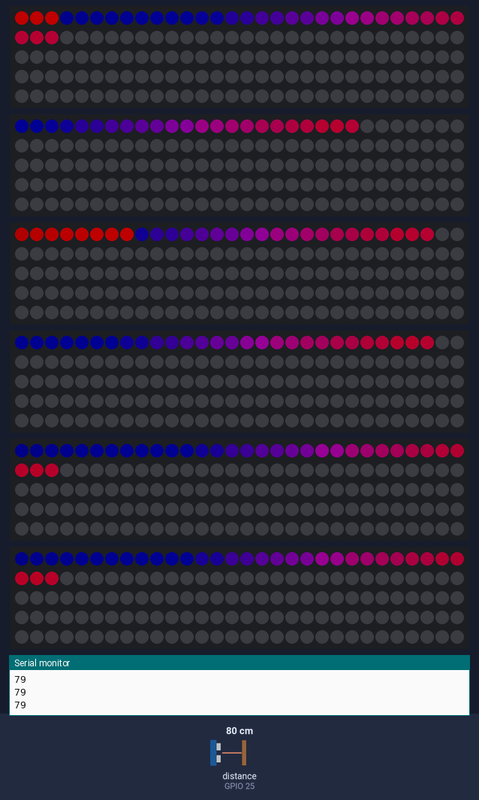
Recording of a sketch running on a simulated ESP32. On the bench: 6 × 150 RGB LEDs in strip order, left to right, continuing on the next row, the last lines printed to the serial monitor. Wiring (inferred from the names in the program): ultrasonic range finder: trigger GPIO 13; echo GPIO 25. The test bench sets the inputs (shaded band); at power-on: distance to the obstacle (sensor on GPIO 25) 80 cm. The echo pulse lasts 58.3 µs per cm; dim RGB values are drawn brighter than linear.

Above: at 2.2 s.
2.3 s: distance to the obstacle (sensor on GPIO 25) set to 120 cm
4.0 s: distance to the obstacle (sensor on GPIO 25) set to 2 cm
At 6.58 s:
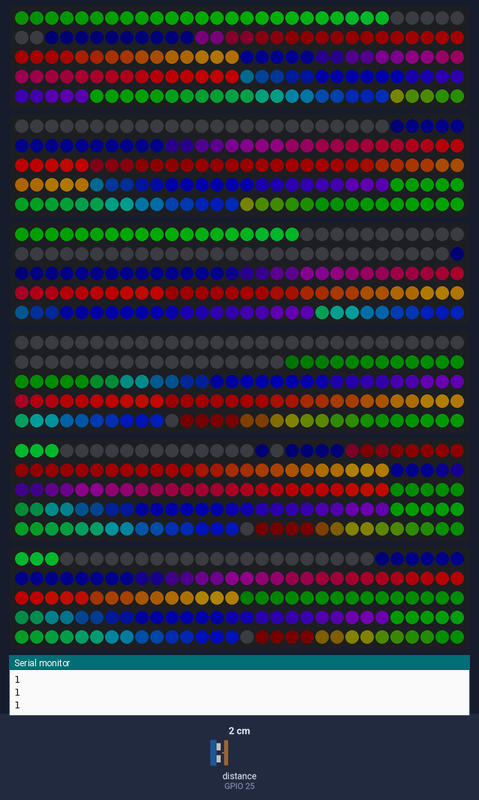
6.7 s: distance to the obstacle (sensor on GPIO 25) set to 250 cm
At 7.5 s:
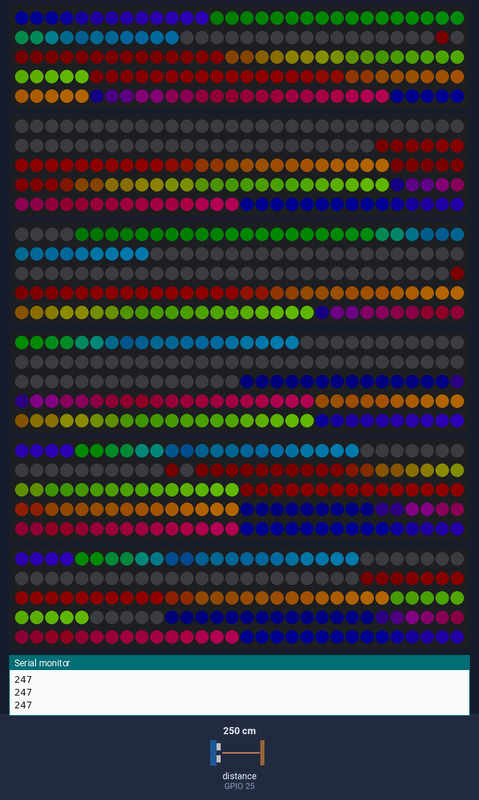
8.4 s: distance to the obstacle (sensor on GPIO 25) set to 4 cm
At 8.83 s:
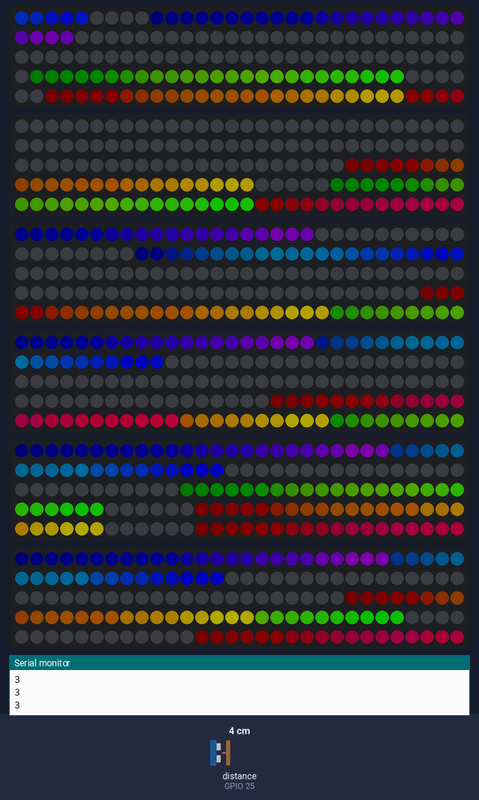
11.0 s: distance to the obstacle (sensor on GPIO 25) set to 60 cm
At 11.24 s:
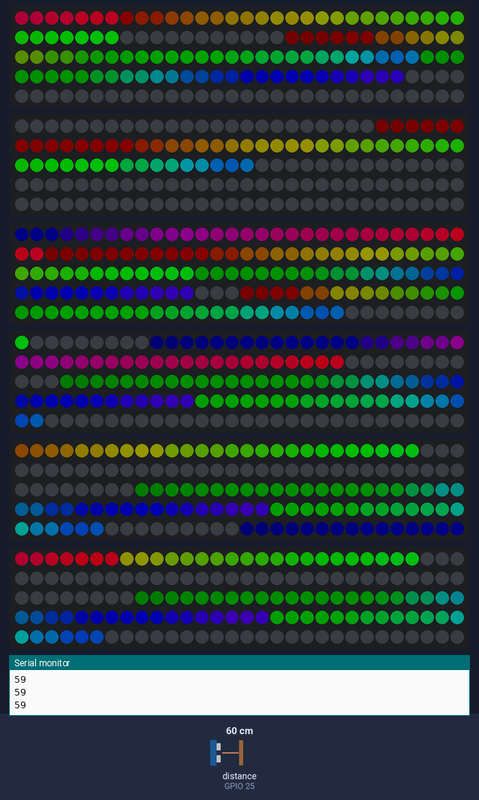
13.5 s: distance to the obstacle (sensor on GPIO 25) set to 299 cm
At 14.5 s:
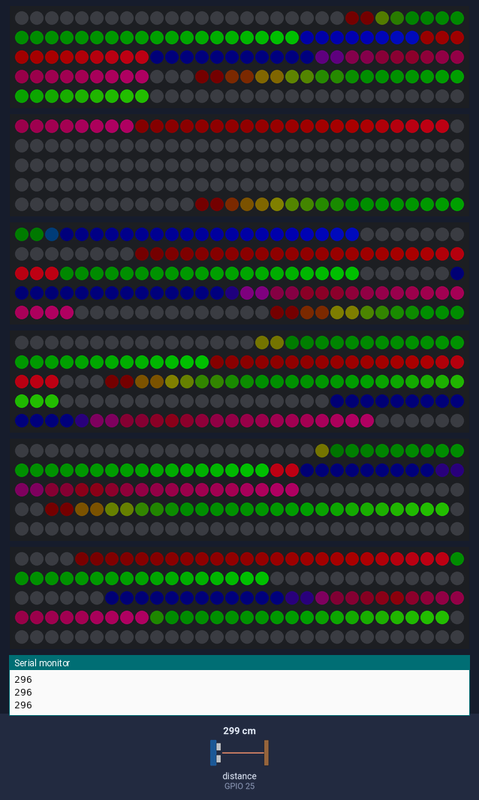

The sketch:

espLightTree.ino
```cpp
#include <Arduino.h>
#include <FastLED.h>

// Defining Global Immutable Variables

// Data pins for the LED Strips
#define DATA_ONE 16
#define DATA_TWO 14
#define DATA_THREE 12
#define DATA_FOUR 19
#define DATA_FIVE 32
#define DATA_SIX 26

// Pins for US Echoes
#define ECHO1 25

// Pins for the US Triggers
#define TRIGGER1 13

// FastLED Vars
#define NUM_LEDS 150
#define BRIGHTNESS 90
#define COLOR_ORDER GRB
#define LED_TYPE WS2812B
#define VOLTS 5
#define MAX_MA 3000

// Threshold for Distance Sensor
#define THRESHOLD 150

// Declaring arrays
CRGB leds[NUM_LEDS];
CRGB secondLeds[NUM_LEDS];
CRGB thirdLeds[NUM_LEDS];
CRGB fourthLeds[NUM_LEDS];
CRGB fifthLeds[NUM_LEDS];
CRGB sixthLeds[NUM_LEDS];

// Distance variable for spacing
int delayDistance = 1;

/*
Head Variables. Each pulse needs a head variable to iterate through the code with. The lower they go, the slower they will come out.
This is where a lot of the memory is going, as well as the pulse functions.
*/
int headBlue = 0;
int headRed = -30;
int headGreen = -50;
int headYellow = -100;
int headWhite = -70;

int secondHeadBlue = -10;
int secondHeadRed = -40;
int secondHeadGreen = -60;
int secondHeadYellow = -80;
int secondHeadWhite = -110;

int thirdHeadBlue = -5;
int thirdHeadRed = -25;
int thirdHeadGreen = -35;
int thirdHeadYellow = -55;
int thirdHeadWhite = -75;

int fourthHeadBlue = -5;
int fourthHeadRed = -45;
int fourthHeadGreen = -85;
int fourthHeadYellow = -55;
int fourthHeadWhite = -75;

int fifthheadBlue = 0;
int fifthheadRed = -40;
int fifthheadGreen = -60;
int fifthheadYellow = -120;
int fifthheadWhite = -90;

int sixthheadBlue = 0;
int sixthheadRed = -40;
int sixthheadGreen = -60;
int sixthheadYellow = -100;
int sixthheadWhite = -110;

// Color variables (need to be global for them to change consistently)
int pulseColorRed = 250;
int pulseColorBlue = 150;
int pulseColorYellow = 30;
int pulseColorGreen = 100;
int pulseColorWhite = 0;

void setup()
{
    // PinModes for US Sensors
    pinMode(TRIGGER1, OUTPUT);
    pinMode(ECHO1, INPUT);

    // Setup the LED strips
    FastLED.setMaxPowerInVoltsAndMilliamps(VOLTS, MAX_MA);

    // Set up pins for LED arrays.
    // Important to note that I'll be setting
    // up the pins rather than strips. I have 5 total
    // possibilities
    FastLED.addLeds<LED_TYPE, DATA_ONE, COLOR_ORDER>(leds, NUM_LEDS);
    FastLED.addLeds<LED_TYPE, DATA_TWO, COLOR_ORDER>(secondLeds, NUM_LEDS);
    FastLED.addLeds<LED_TYPE, DATA_THREE, COLOR_ORDER>(thirdLeds, NUM_LEDS);
    FastLED.addLeds<LED_TYPE, DATA_ONE, COLOR_ORDER>(fourthLeds, NUM_LEDS);
    FastLED.addLeds<LED_TYPE, DATA_ONE, COLOR_ORDER>(fifthLeds, NUM_LEDS);
    FastLED.addLeds<LED_TYPE, DATA_ONE, COLOR_ORDER>(sixthLeds, NUM_LEDS);

    // Set global brightness value
    FastLED.setBrightness(BRIGHTNESS);

    // Show the first Instances of the LEDs
    FastLED.show();

    // startup Delay to give things some breathing room
    delay(1000);
    Serial.begin(115200);
}

void loop()
{
    // update pulse distance
    measureDist(TRIGGER1, ECHO1, delayDistance);

    // call first Strand Pulses
    pulse(leds, NUM_LEDS, delayDistance, pulseColorRed, headRed, 0);
    pulse(leds, NUM_LEDS, delayDistance, pulseColorBlue, headBlue, 20);
    pulse(leds, NUM_LEDS, delayDistance, pulseColorYellow, headYellow, 40);
    pulse(leds, NUM_LEDS, delayDistance, pulseColorGreen, headGreen, 60);
    pulse(leds, NUM_LEDS, delayDistance, pulseColorWhite, headWhite, 100);

    // call second strand pulses
    pulse(secondLeds, NUM_LEDS, delayDistance, pulseColorRed, secondHeadRed, 40);
    pulse(secondLeds, NUM_LEDS, delayDistance, pulseColorBlue, secondHeadBlue, 60);
    pulse(secondLeds, NUM_LEDS, delayDistance, pulseColorYellow, secondHeadYellow, 0);
    pulse(secondLeds, NUM_LEDS, delayDistance, pulseColorGreen, secondHeadGreen, 20);
    pulse(secondLeds, NUM_LEDS, delayDistance, pulseColorWhite, secondHeadWhite, 100);

    // Call third strand pulses
    pulse(thirdLeds, NUM_LEDS, delayDistance, pulseColorBlue, thirdHeadBlue, 0);
    pulse(thirdLeds, NUM_LEDS, delayDistance, pulseColorRed, thirdHeadRed, 20);
    pulse(thirdLeds, NUM_LEDS, delayDistance, pulseColorGreen, thirdHeadGreen, 40);
    pulse(thirdLeds, NUM_LEDS, delayDistance, pulseColorYellow, thirdHeadYellow, 60);
    pulse(thirdLeds, NUM_LEDS, delayDistance, pulseColorWhite, thirdHeadWhite, 100);

    // call fourth Strand Pulses
    pulse(fourthLeds, NUM_LEDS, delayDistance, pulseColorRed, fourthHeadRed, 0);
    pulse(fourthLeds, NUM_LEDS, delayDistance, pulseColorBlue, fourthHeadBlue, 20);
    pulse(fourthLeds, NUM_LEDS, delayDistance, pulseColorYellow, fourthHeadYellow, 40);
    pulse(fourthLeds, NUM_LEDS, delayDistance, pulseColorGreen, fourthHeadGreen, 60);
    pulse(fourthLeds, NUM_LEDS, delayDistance, pulseColorWhite, fourthHeadWhite, 100);

    // call fifth Strand Pulses
    pulse(fifthLeds, NUM_LEDS, delayDistance, pulseColorRed, fifthheadRed, 0);
    pulse(fifthLeds, NUM_LEDS, delayDistance, pulseColorBlue, fifthheadBlue, 20);
    pulse(fifthLeds, NUM_LEDS, delayDistance, pulseColorYellow, fifthheadYellow, 40);
    pulse(fifthLeds, NUM_LEDS, delayDistance, pulseColorGreen, fifthheadGreen, 60);
    pulse(fifthLeds, NUM_LEDS, delayDistance, pulseColorWhite, fifthheadWhite, 100);

    // call sixth Strand Pulses
    pulse(sixthLeds, NUM_LEDS, delayDistance, pulseColorRed, sixthheadRed, 0);
    pulse(sixthLeds, NUM_LEDS, delayDistance, pulseColorBlue, sixthheadBlue, 20);
    pulse(sixthLeds, NUM_LEDS, delayDistance, pulseColorYellow, sixthheadYellow, 40);
    pulse(sixthLeds, NUM_LEDS, delayDistance, pulseColorGreen, sixthheadGreen, 60);
    pulse(sixthLeds, NUM_LEDS, delayDistance, pulseColorWhite, sixthheadWhite, 100);

    // Update the changes. Putting this in the Pulse function makes things go much slower
    // Updating the pixels THEN showing the changes is much faster.
    FastLED.show();
    delay(1);
    Serial.println(delayDistance);
}

void pulse(CRGB strip[], const int &ledNumber, int &delayNumber, int &color, int &head, int gap)
{

    // Get the head skip
    int skip = headSkip(delayNumber);

    // Increment until it hits the end
    if (head <= ledNumber)
    {
        head += skip;
    }

    // reset if too high
    if (head > ledNumber)
    {
        head = 0 - gap;
    }

    // writing color to the head
    if (head >= 0)
    {
        // color the LEDs
        strip[head] = CHSV(colorChange(delayNumber, color), 255, 255);

        // backfill for skipped LEDs
        backFill(strip, delayNumber, skip, head, color);
    }

    // Fade for size
    tailFade(strip, ledNumber, 250);
    delay(1);
}

/**
 * Fade the tail of the LEDs to determine the visual size of the pulse
 * Needs an input between 254 and 200 (200 being the smallest)
 */
// Fade to determine the size of the pulse
void tailFade(CRGB strip[], int ledNumber, int pulseSize)
{
    for (int i = 0; i < ledNumber; i++)
    {
        // 255 is standard, 215 is very small
        strip[i].nscale8(pulseSize);
    }
}

/**
 * Determines the skip distance when interacting with the sensor
 * so that the closer a subject is, the more LEDs the pulse will skip
 *
 */
int headSkip(int &distance)
{
    // translate Sensor reading into headskip scale
    if (150 <= distance)
    {
        return 1;
    }
    else if (80 <= distance < 150)
    {
        return 2;
    }
    else
    {
        return 3;
    }
}

/**
 * Fill in behind the Head when it skips (speeds up) an LED
 * Takes in the distance which is updated every loop
 */
void backFill(CRGB strip[], int &delayNumber, int skipDistance, int head, int color)
{

    for (int i = skipDistance; i > 0; i--)
    {
        int behind = head - i;

        if (behind >= 0)
        {
            strip[behind] = CHSV(colorChange(delayNumber, color), 255, 255);
        }
    }
}

/**
 * Distance measurement. C statement address the pin directly which eliminate the need
 * for digitalWrite();
 */
void measureDist(int trigger, int echo, int &distance)
{
    // C statement to address Trigger Pin directly. Sets to low
    digitalWrite(trigger, LOW);
    delayMicroseconds(2);
    // C Statement to address Trigger Pin directly. Sets to high
    digitalWrite(trigger, HIGH);
    delayMicroseconds(10);
    // C Statement to address Trigger Pin directly. Sets to low
    digitalWrite(trigger, LOW);

    // Equation for distance calculation condensed into "return"
    // divided by 4 to eliminate "pulseDistance"
    long readerValue = pulseIn(echo, HIGH);
    // Serial.println(readerValue);
    if (readerValue < 9)
    {
        readerValue = 9;
    }

    distance = readerValue * 0.034 / 2;
}

/**
 * Change the color in tandem with the distance measurement. Will only
 * activate within a certain threshold
 */
int colorChange(int &delayNumber, int &color)
{
    // Check if there's something within the area of the sensor
    if (delayNumber < THRESHOLD)
    {
        // Resetr the color variable to 0 when it hits 256 (loop)
        if (color > 255)
        {
            color = 0;
        }
        // increment the color if there's something on the sensor.
        color++;
    }
    // return the updated value
    return color;
}
```

Measured:
- after the input at 6.7 s, the LEDs: first differ from a run without the input after 0.09 s (image 2 shows a later state)
- after the input at 8.4 s, the LEDs: change after 0.27 s (image 3)
- after the input at 11.0 s, the LEDs: change after 0.10 s (image 4)
- after the input at 13.5 s, the LEDs: first differ from a run without the input after 0.13 s (image 5 shows a later state)
